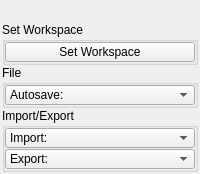
<?xml version="1.0" encoding="UTF-8"?>
<ui version="4.0">
 <class>QtUi</class>
 <widget class="QMainWindow" name="QtUi">
  <property name="enabled">
   <bool>true</bool>
  </property>
  <property name="geometry">
   <rect>
    <x>0</x>
    <y>0</y>
    <width>200</width>
    <height>173</height>
   </rect>
  </property>
  <property name="tabShape">
   <enum>QTabWidget::Triangular</enum>
  </property>
  <property name="dockNestingEnabled">
   <bool>true</bool>
  </property>
  <property name="dockOptions">
   <set>QMainWindow::AllowNestedDocks|QMainWindow::AllowTabbedDocks|QMainWindow::AnimatedDocks|QMainWindow::ForceTabbedDocks</set>
  </property>
  <widget class="QWidget" name="central_widget">
   <property name="minimumSize">
    <size>
     <width>200</width>
     <height>0</height>
    </size>
   </property>
   <layout class="QVBoxLayout" name="verticalLayout_2">
    <property name="leftMargin">
     <number>2</number>
    </property>
    <property name="topMargin">
     <number>2</number>
    </property>
    <property name="rightMargin">
     <number>2</number>
    </property>
    <property name="bottomMargin">
     <number>2</number>
    </property>
    <property name="spacing">
     <number>2</number>
    </property>
    <item>
     <layout class="QVBoxLayout" name="verticalLayout">
      <property name="spacing">
       <number>0</number>
      </property>
      <item>
       <widget class="Header" name="header" native="true">
        <property name="minimumSize">
         <size>
          <width>0</width>
          <height>20</height>
         </size>
        </property>
        <property name="font">
         <font>
          <weight>75</weight>
          <bold>true</bold>
         </font>
        </property>
        <property name="text" stdset="0">
         <string>SCENE</string>
        </property>
       </widget>
      </item>
      <item>
       <widget class="CollapsableGroup" name="Project">
        <property name="title">
         <string>Set Workspace</string>
        </property>
        <layout class="QVBoxLayout" name="verticalLayout_5">
         <property name="spacing">
          <number>1</number>
         </property>
         <property name="leftMargin">
          <number>0</number>
         </property>
         <property name="topMargin">
          <number>0</number>
         </property>
         <property name="rightMargin">
          <number>0</number>
         </property>
         <property name="bottomMargin">
          <number>0</number>
         </property>
         <item>
          <widget class="PushButton" name="tb000">
           <property name="minimumSize">
            <size>
             <width>0</width>
             <height>20</height>
            </size>
           </property>
           <property name="maximumSize">
            <size>
             <width>16777215</width>
             <height>20</height>
            </size>
           </property>
           <property name="toolTip">
            <string>Click to set the project directory.</string>
           </property>
           <property name="text">
            <string>Set Workspace</string>
           </property>
          </widget>
         </item>
        </layout>
       </widget>
      </item>
      <item>
       <widget class="CollapsableGroup" name="File">
        <property name="title">
         <string>File</string>
        </property>
        <layout class="QVBoxLayout" name="verticalLayout_3">
         <property name="spacing">
          <number>1</number>
         </property>
         <property name="leftMargin">
          <number>0</number>
         </property>
         <property name="topMargin">
          <number>0</number>
         </property>
         <property name="rightMargin">
          <number>0</number>
         </property>
         <property name="bottomMargin">
          <number>0</number>
         </property>
         <item>
          <widget class="ComboBox" name="cmb002">
           <property name="minimumSize">
            <size>
             <width>0</width>
             <height>20</height>
            </size>
           </property>
           <property name="maximumSize">
            <size>
             <width>16777215</width>
             <height>20</height>
            </size>
           </property>
           <property name="toolTip">
            <string>Any recent autosaves will appear here.</string>
           </property>
           <property name="maxVisibleItems">
            <number>40</number>
           </property>
           <item>
            <property name="text">
             <string>Autosave:</string>
            </property>
           </item>
          </widget>
         </item>
        </layout>
       </widget>
      </item>
      <item>
       <widget class="CollapsableGroup" name="Import_Export">
        <property name="title">
         <string>Import/Export</string>
        </property>
        <layout class="QVBoxLayout" name="verticalLayout_4">
         <property name="spacing">
          <number>1</number>
         </property>
         <property name="leftMargin">
          <number>0</number>
         </property>
         <property name="topMargin">
          <number>0</number>
         </property>
         <property name="rightMargin">
          <number>0</number>
         </property>
         <property name="bottomMargin">
          <number>0</number>
         </property>
         <item>
          <widget class="ComboBox" name="cmb003">
           <property name="minimumSize">
            <size>
             <width>0</width>
             <height>20</height>
            </size>
           </property>
           <property name="maximumSize">
            <size>
             <width>16777215</width>
             <height>20</height>
            </size>
           </property>
           <property name="maxVisibleItems">
            <number>40</number>
           </property>
           <item>
            <property name="text">
             <string>Import:</string>
            </property>
           </item>
          </widget>
         </item>
         <item>
          <widget class="ComboBox" name="cmb004">
           <property name="minimumSize">
            <size>
             <width>0</width>
             <height>20</height>
            </size>
           </property>
           <property name="maximumSize">
            <size>
             <width>16777215</width>
             <height>20</height>
            </size>
           </property>
           <property name="maxVisibleItems">
            <number>40</number>
           </property>
           <item>
            <property name="text">
             <string>Export:</string>
            </property>
           </item>
          </widget>
         </item>
        </layout>
       </widget>
      </item>
      <item>
       <spacer name="verticalSpacer">
        <property name="orientation">
         <enum>Qt::Vertical</enum>
        </property>
        <property name="sizeHint" stdset="0">
         <size>
          <width>0</width>
          <height>10</height>
         </size>
        </property>
       </spacer>
      </item>
     </layout>
    </item>
   </layout>
  </widget>
 </widget>
 <customwidgets>
  <customwidget>
   <class>PushButton</class>
   <extends>QPushButton</extends>
   <header>widgets.pushbutton.h</header>
  </customwidget>
  <customwidget>
   <class>Header</class>
   <extends>QWidget</extends>
   <header>uitk.widgets.header</header>
  </customwidget>
  <customwidget>
   <class>ComboBox</class>
   <extends>QComboBox</extends>
   <header>uitk.widgets.comboBox.ComboBox.h</header>
  </customwidget>
  <customwidget>
   <class>CollapsableGroup</class>
   <extends>QGroupBox</extends>
   <header>uitk.widgets.collapsableGroup.CollapsableGroup.h</header>
   <container>1</container>
  </customwidget>
 </customwidgets>
 <resources/>
 <connections/>
 <designerdata>
  <property name="gridDeltaX">
   <number>5</number>
  </property>
  <property name="gridDeltaY">
   <number>5</number>
  </property>
  <property name="gridSnapX">
   <bool>true</bool>
  </property>
  <property name="gridSnapY">
   <bool>true</bool>
  </property>
  <property name="gridVisible">
   <bool>true</bool>
  </property>
 </designerdata>
</ui>
